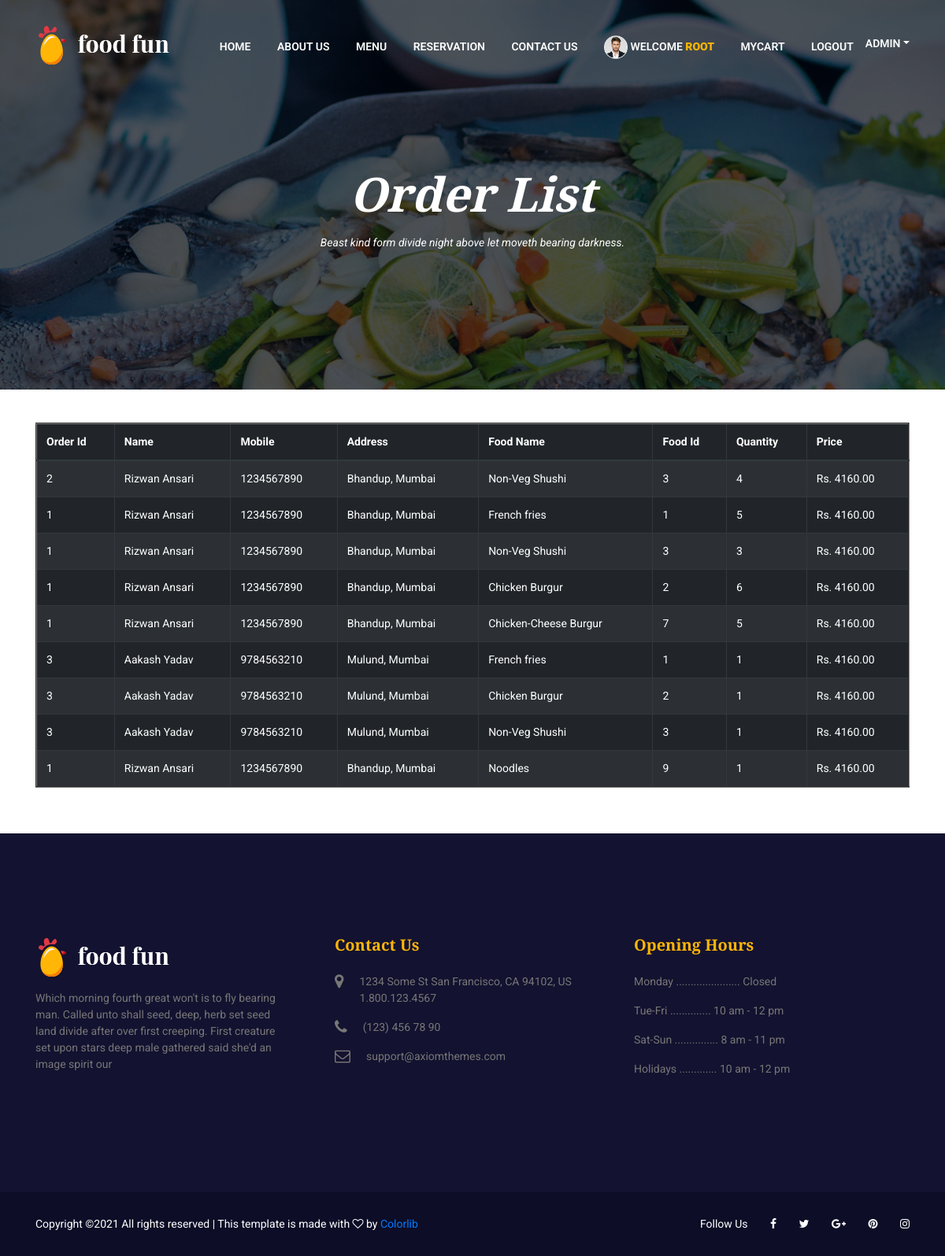
/orderlist/ (signed in), run on the app's committed database.
### foodapp/models.py (models this page shows)
class Orderitem(models.Model):
    food = models.ForeignKey(Food, on_delete=models.SET_NULL, null=True)
    order = models.ForeignKey(Order, on_delete=models.SET_NULL, null=True)
    quantity = models.IntegerField(default=0, null=True, blank=True)
    date_added = models.DateTimeField(auto_now_add=True)
    @property
    def get_total(self):
        total = self.food.foodprice * self.quantity
        return total

class Order(models.Model):
    customer = models.ForeignKey(Customer, on_delete=models.SET_NULL, null=True, blank=True)
    date_ordered = models.DateTimeField(auto_now_add=True)
    complete = models.BooleanField(default=False)
    transaction_id = models.CharField(max_length=100, null=True)
    @property
    def get_cart_total(self):
        orderitems = self.orderitem_set.all()
        total = sum({item.get_total for item in orderitems})
        return total
    @property
    def get_cart_items(self):
        orderitems = self.orderitem_set.all()
        total = sum({item.quantity for item in orderitems})
        return total

class Customer(models.Model):
    user = models.OneToOneField(User, on_delete=models.CASCADE)
    name = models.CharField(max_length=50, null=True)
    mobile = models.CharField(max_length=10, null=True, blank=True)
    address = models.CharField(max_length=200, null=True, blank=True)
    proficpic = models.ImageField(upload_to='profile', blank=True, null=True, default='/static/images/de.png')
    date_created = models.DateField(auto_now_add=True, null=True)

class Food(models.Model):
    foodId = models.AutoField(primary_key=True)
    foodname = models.CharField(max_length=50)
    foodcategory = models.CharField(max_length=20, choices=STATUS_CHOICES, default='maindish')
    foodprice = models.FloatField()
    foodimage = models.ImageField(upload_to='media', blank=True, null=True, default='')
    fooddiscription = models.CharField(max_length=200)

### foodapp/views.py (the view)
# urls.py: path('orderlist/', views.orderlist_view),
def orderlist_view(request):
    data = cartData(request)
    order = data['order']
    orderitem = Orderitem.objects.all()
    return render(request, 'foodapp/orderlist.html', {'orderitem': orderitem, 'order': order})

### foodapp/utils.py (called while the page is built)
def cartData(request):
	if request.user.is_authenticated:
		customer = request.user.customer
		order, created = Order.objects.get_or_create(customer=customer, complete=False)
		items = order.orderitem_set.all()
		cartItems = order.get_cart_items
	else:
		cookieData = cookieCart(request)
		cartItems = cookieData['cartItems']
		order = cookieData['order']
		items = cookieData['items']
	return {'cartItems':cartItems ,'order':order, 'items':items}

### templates/foodapp/orderlist.html
<!DOCTYPE html>
{% extends 'foodapp/base.html' %}
{% load static %}
{% block body_block %}
    <section class="banner-area banner-area2 menu-bg text-center">
        <div class="container">
            <div class="row">
                <div class="col-lg-12">
                    <h1><i>Order List</i></h1>
                    <p class="pt-2"><i>Beast kind form divide night above let moveth bearing darkness.</i></p>
                </div>
            </div>
        </div>
    </section>
    <br><br>
    <div class="container">
        <table class="table table-striped table-dark" border="2px">
          <thead>
            <tr>
                <th scope="col">Order Id</th>
                <th scope="col">Name</th>
                <th scope="col">Mobile</th>
                <th scope="col">Address</th>
                <th scope="col">Food Name</th>
                <th scope="col">Food Id</th>
                <th scope="col">Quantity</th>
                <th scope="col">Price</th>
            </tr>
          </thead>
            <tbody>
                {% for o in orderitem %}
                <tr>
                    <td>{{o.order.id}}</td>
                    <td>{{o.order.customer.name}}</td>
                    <td>{{o.order.customer.mobile}}</td>
                    <td>{{o.order.customer.address}}</td>
                    <td>{{o.food.foodname}}</td>
                    <td>{{o.food.foodId}}</td>
                    <td>{{o.quantity}}</td>
                    <td>Rs. {{order.get_cart_total|floatformat:2}}</td>
                </tr>
                {% endfor %}
            </tbody>
        </table>
    </div>
<br><br>
{% endblock %}

### templates/foodapp/base.html (shortened to what this page needs)
<!DOCTYPE html>
<html lang="en">
{% load static %}
<head>
    <link rel="stylesheet" href="{% static 'css/animate-3.7.0.css' %}">
    <link rel="stylesheet" href="{% static 'css/font-awesome-4.7.0.min.css' %}">
    <link rel="stylesheet" href="{% static 'css/bootstrap-4.1.3.min.css' %}">
    <link rel="stylesheet" href="{% static 'css/owl-carousel.min.css' %}">
    <link rel="stylesheet" href="{% static 'css/jquery.datetimepicker.min.css' %}">
    <link rel="stylesheet" href="{% static 'css/style.css' %}">
</head>
<body>
	<header class="header-area header-area2">
        <div class="container">
            <div class="row">
                <div class="col-lg-2">
                    <div class="logo-area">
                        <a href="/home"><img src="{% static 'images/logo/logo2.png' %}" alt="logo"></a>
                    </div>
                </div>
                <div class="col-lg-10">
                    <div class="main-menu main-menu2">
                        <ul>
                            <li class="active"><a href="/home">Home</a></li>
                            <li><a href="/aboutus">About Us</a></li>
                            <li><a href="/menu">Menu</a></li>
                            <li><a href="/reservation">Reservation</a></li>
                            <li><a href="/contactus">Contact Us</a></li>
                            {% if user.is_authenticated %}
                            <li><a href="/profile"><img src="{% static 'images/customer1.png' %}" height="30px" width="30px"> Welcome  <b>{{user.username}}</b></a></li>
                            <li><a href="/cart">MyCart</a></li>
                            {% if request.user.is_staff %}
                            <ul class="nav navbar-nav ml-auto">
                                    <li class="nav-item dropdown">
                                        <a href="#" class="nav-link dropdown-toggle" data-toggle="dropdown">Admin</a>
                                    </li>
                            </ul>
                            {% endif %}
                            <li><a href="/logout">Logout</a></li>
                            {% else %}
                            <li><a href="/signup">SignUp</a></li>
                            <li><a href="/login">Login</a></li>
                            {% endif %}
                        </ul>
                    </div>
                </div>
            </div>
        </div>
    </header>
    {% block body_block %}
    {% endblock %}
    <footer class="footer-area">
        <div class="footer-widget section-padding">
            <div class="container">
                <div class="row">
                    <div class="col-md-4">
                        <div class="single-widget single-widget1">
                            <a href="index.html"><img src="{% static 'images/logo/logo2.png' %}" alt=""></a>
                            <p class="mt-3">Which morning fourth great won't is to fly bearing man. Called unto shall seed, deep, herb set seed land divide after over first creeping. First creature set upon stars deep male gathered said she'd an image spirit our</p>
                        </div>
                    </div>
                    <div class="col-md-4">
                        <div class="single-widget single-widget2 my-5 my-md-0">
                            <h5 class="mb-4">contact us</h5>
                            <div class="d-flex">
                                <div class="into-icon">
                                    <i class="fa fa-map-marker"></i>
                                </div>
                                <div class="info-text">
                                    <p>1234 Some St San Francisco, CA 94102, US 1.800.123.4567 </p>
                                </div>
                            </div>
                            <div class="d-flex">
                                <div class="into-icon">
                                    <i class="fa fa-phone"></i>
                                </div>
                                <div class="info-text">
                                    <p>(123) 456 78 90</p>
                                </div>
                            </div>
                            <div class="d-flex">
                                <div class="into-icon">
                                    <i class="fa fa-envelope-o"></i>
                                </div>
                                <div class="info-text">
                                    <p>support@axiomthemes.com</p>
                                </div>
                            </div>
                        </div>
                    </div>
                    <div class="col-md-4">
                        <div class="single-widget single-widget3">
                            <h5 class="mb-4">opening hours</h5>
                            <p>Monday ...................... Closed</p>
                            <p>Tue-Fri .............. 10 am - 12 pm</p>
                            <p>Sat-Sun ............... 8 am - 11 pm</p>
                            <p>Holidays ............. 10 am - 12 pm</p>
                        </div>
                    </div>
                </div>
            </div>
        </div>
        <div class="footer-copyright">
            <div class="container">
                <div class="row">
                    <div class="col-lg-7 col-md-6">
                        <span>
Copyright &copy;<script>document.write(new Date().getFullYear());</script> All rights reserved | This template is made with <i class="fa fa-heart-o" aria-hidden="true"></i> by <a href="https://colorlib.com" target="_blank">Colorlib</a>
</span>
                    </div>
                    <div class="col-lg-5 col-md-6">
                        <div class="social-icons">
                            <ul>
                                <li class="no-margin">Follow Us</li>
                                <li><a href="#"><i class="fa fa-facebook"></i></a></li>
                                <li><a href="#"><i class="fa fa-twitter"></i></a></li>
                                <li><a href="#"><i class="fa fa-google-plus"></i></a></li>
                                <li><a href="#"><i class="fa fa-pinterest"></i></a></li>
                                <li><a href="#"><i class="fa fa-instagram"></i></a></li>
                            </ul>
                        </div>
                    </div>
                </div>
            </div>
        </div>
    </footer>
</body>
</html>

### static/css/style.css (style rules this page uses)
body { color:#777;font-family:"Roboto",sans-serif;font-size:14px;font-weight:400 }
h1 { color:#fff;font-family:"Playfair Display",serif;font-size:60px !important;font-weight:700;font-style:italic }
h5 { color:#131230;font-family:"Playfair Display",serif;text-transform:capitalize;font-size:20px !important;font-weight:700 }
ul { margin:0;padding:0;list-style:none }
.main-menu ul { float:right }
.main-menu ul li { display:inline;position:relative }
.main-menu ul li a { color:#131230;font-family:"Roboto",sans-serif;text-transform:uppercase;font-size:14px;font-weight:600;display:inline-block;padding:15px }
.main-menu2 ul a { color:#fff !important }
.header-area { padding:20px 0;background:#fff;position:absolute;top:20px;left:50%;width:80%;z-index:1;-webkit-transform:translate(-50%, 0);-moz-transform:translate(-50%, 0);-ms-transform:translate(-50%, 0);-o-transform:translate(-50%, 0);transform:translate(-50%, 0);-webkit-border-radius:3px;-moz-border-radius:3px;-ms-border-radius:3px;-o-border-radius:3px;border-radius:3px }
@media (min-width: 1200px) and (max-width: 1440px) { .header-area { width:90% } }
.header-area2 { padding:30px 0;background:transparent;position:absolute;top:0;left:0;width:100%;z-index:2;-webkit-transform:translate(0, 0);-moz-transform:translate(0, 0);-ms-transform:translate(0, 0);-o-transform:translate(0, 0);transform:translate(0, 0);-webkit-border-radius:0;-moz-border-radius:0;-ms-border-radius:0;-o-border-radius:0;border-radius:0 }
.banner-area { padding:400px 0 350px;background-color:#b0b0b0;background-image:url("../images/banner-bg.jpg");background-repeat:no-repeat;background-position:center;background-size:cover;position:relative }
.banner-area2 { padding:210px 0 160px;background-image:url("../images/about-bg.jpg");position:relative;z-index:1 }
.banner-area2:after { content:'';position:absolute;top:0;left:0;width:100%;height:100%;background:rgba(1,7,16,0.7);z-index:-1 }
.banner-area2 p { color:#fff }
.menu-bg { background-image:url("../images/menu-bg.jpg") }
.footer-widget { background:#131230 }
.footer-widget .single-widget1 { padding-right:30px }
.footer-widget .single-widget h5 { color:#ffb606 }
.footer-widget .single-widget i { color:inherit }
.footer-copyright { padding:30px 0;background:#0d0d27;color:#fff }
.footer-copyright ul { float:right }
.footer-copyright ul li { display:inline;margin-left:25px }
.footer-copyright ul li i { display:inline-block;color:#fff;-webkit-transition:.3s;-moz-transition:.3s;-o-transition:.3s;transition:.3s }
.into-icon i { font-size:20px;color:#ffb606;margin-right:20px }
b,sup,sub,u,del { color:#f8b600 }
h1 { font-size:36px }
h5 { font-size:16px }
.section-padding { padding:130px 0 }

### data on the page
Orderitem: order.id "2", order.customer.name "Rizwan Ansari", order.customer.mobile "1234567890", order.customer.address "Bhandup, Mumbai", food.foodname "Non-Veg Shushi", food.foodId "3", quantity "4"
Order: get_cart_total "4160.00"
Orderitem: order.id "1", order.customer.name "Rizwan Ansari", order.customer.mobile "1234567890", order.customer.address "Bhandup, Mumbai", food.foodname "French fries", food.foodId "1", quantity "5"
Orderitem: order.id "1", order.customer.name "Rizwan Ansari", order.customer.mobile "1234567890", order.customer.address "Bhandup, Mumbai", food.foodname "Non-Veg Shushi", food.foodId "3", quantity "3"
Orderitem: order.id "1", order.customer.name "Rizwan Ansari", order.customer.mobile "1234567890", order.customer.address "Bhandup, Mumbai", food.foodname "Chicken Burgur", food.foodId "2", quantity "6"
Orderitem: order.id "1", order.customer.name "Rizwan Ansari", order.customer.mobile "1234567890", order.customer.address "Bhandup, Mumbai", food.foodname "Chicken-Cheese Burgur", food.foodId "7", quantity "5"
Orderitem: order.id "3", order.customer.name "Aakash Yadav", order.customer.mobile "9784563210", order.customer.address "Mulund, Mumbai", food.foodname "French fries", food.foodId "1", quantity "1"
Orderitem: order.id "3", order.customer.name "Aakash Yadav", order.customer.mobile "9784563210", order.customer.address "Mulund, Mumbai", food.foodname "Chicken Burgur", food.foodId "2", quantity "1"
Orderitem: order.id "3", order.customer.name "Aakash Yadav", order.customer.mobile "9784563210", order.customer.address "Mulund, Mumbai", food.foodname "Non-Veg Shushi", food.foodId "3", quantity "1"
Orderitem: order.id "1", order.customer.name "Rizwan Ansari", order.customer.mobile "1234567890", order.customer.address "Bhandup, Mumbai", food.foodname "Noodles", food.foodId "9", quantity "1"

### other printed values
{{ user.username }} "ROOT"
